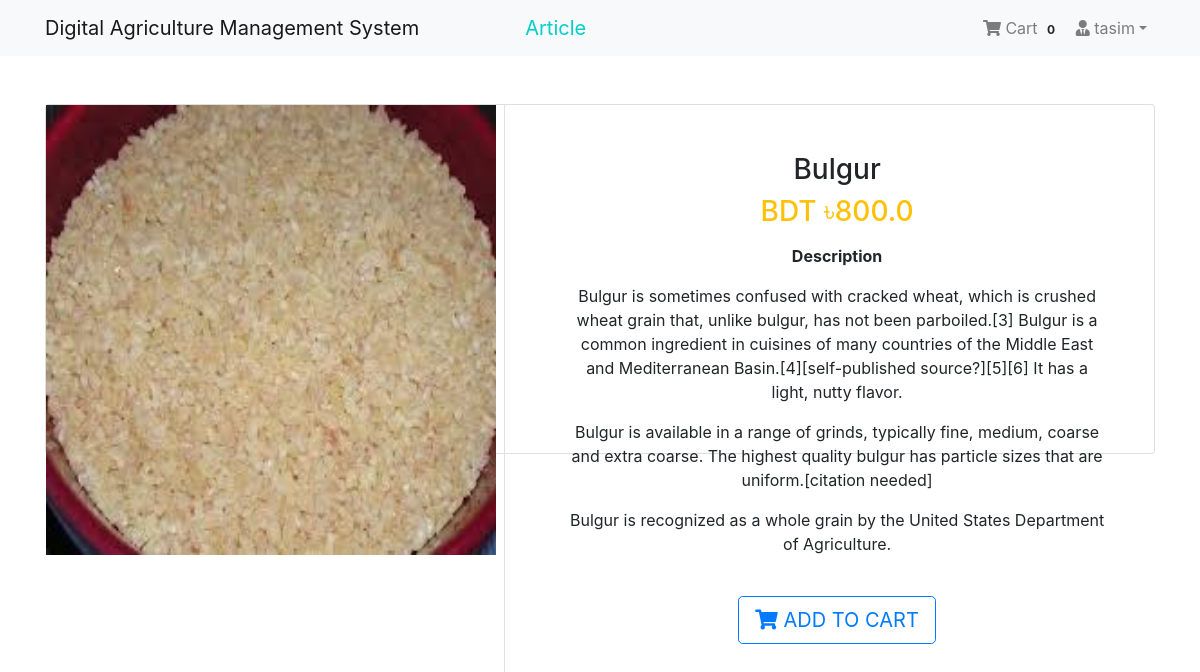
The page /product/2/ (signed in) on the database its author committed.
### App_Login/models.py (models this page shows, shortened)
class User(AbstractBaseUser, PermissionsMixin):
    email = models.EmailField(unique=True, null=False)
    is_staff = models.BooleanField(
        ugettext_lazy('staff status'),
        default=False,
        help_text=ugettext_lazy('Designates whether the user can log in this site')
    )
    is_active = models.BooleanField(
        ugettext_lazy('active'),
        default=True,
        help_text=ugettext_lazy('Designates whether this user should be treated as active. Unselect this instead of deleting accounts')
    )
    USERNAME_FIELD = 'email'
    objects = MyUserManager()

class Profile(models.Model):
    user = models.OneToOneField(User, on_delete=models.CASCADE, related_name='profile')
    username = models.CharField(max_length=264, blank=True)
    full_name = models.CharField(max_length=264, blank=True)
    address_1 = models.TextField(max_length=300, blank=True)
    city = models.CharField(max_length=40, blank=True)
    zipcode = models.CharField(max_length=10, blank=True)
    country = models.CharField(max_length=50, blank=True)
    phone = models.CharField(max_length=20, blank=True)
    date_joined = models.DateTimeField(auto_now_add=True)

### App_Shop/models.py (models this page shows, shortened)
class Product(models.Model):
    mainimage = models.ImageField(upload_to="Products")
    name = models.CharField(max_length=264)
    category = models.ForeignKey(Category, on_delete=models.CASCADE, related_name='category')
    preview_text = models.TextField(max_length=200, verbose_name='Preview Text')
    detail_text = models.TextField(max_length=1000, verbose_name='Description')
    price = models.FloatField()
    old_price = models.FloatField(default=0.00)
    created = models.DateTimeField(auto_now_add=True)
    class Meta:
        ordering = ['-created', ]

### App_Shop/views.py (the view)
# urls.py: path('product/<pk>/', views.ProductDetail.as_view(), name='product_detail'),
class ProductDetail(LoginRequiredMixin, DetailView):
    model = Product
    template_name = 'App_Shop/product_detail.html'

### App_Order/templatetags/cart_tag.py (called while the page is built)
@register.filter
def cart_total(user):
    order = Order.objects.filter(user=user, ordered=False)
    if order.exists():
        return order[0].orderitems.count()
    else:
        return 0

### templates/App_Shop/product_detail.html
{% extends 'base.html' %}
{% block body_block %}
<div class="container my-5">
  <div class="card">
    <div class="row">
      <aside class="col-sm-5 border-right">
        <article class="gallery-wrap">
          <div class="img-big-wrap">
            <div>
              <a href="#"><img src="/media/{{ object.mainimage }}" style="width:450px"></a>
            </div>
          </div>
        </article>
      </aside>
      <aside class="col-sm-7">
        <article class="card-body p-5">
          <h3 class="title mp-3">{{ object.name }}</h3>
          <p class="price-detail-wrap">
            <span class="price h3 text-warning">
              <span class="currency">BDT &#2547;</span><span class="num">{{ object.price }}</span>
            </span>
          </p>
          <dl class="item-property">
            <dt>Description</dt>
            <dd>
              <p>{{ object.detail_text | linebreaks }}</p>
            </dd>
          </dl>
          <br>
          <a href="{% url 'App_Order:add' pk=object.pk %}" class="btn btn-lg btn-outline-primary text-uppercase"> <i class="fas fa-shopping-cart"></i> Add to Cart</a>
        </article>
      </aside>
    </div>
  </div>
</div>
{% endblock %}

### templates/navbar.html (shortened to what this page needs)
{% load cart_tag %}
<nav class="navbar navbar-expand-lg navbar-light bg-light">
 <div class="container">
	 <a class="navbar-brand" href="{% url 'App_Shop:home' %}">Digital Agriculture Management System </a>
     <a class="navbar-brand" style="color:#02CFCB;margin-left:4.5em" href="{% url 'App_Farmer:farmer-article' %}" >Article</a>
    <div class="collapse navbar-collapse" id='navbarNav'>
    	<ul class="navbar-nav ml-auto">
    		{% if request.user.is_authenticated %}
    		<li class="nav-item">
    			<a href="{% url 'App_Order:cart' %}" class="nav-link">
    				<i class="fa fa-shopping-cart"></i> Cart
                    <span class="badge badge-light">{{ request.user | cart_total }}</span>
                </a>
    		</li>
    		<li class="nav-item dropdown">
    			<a class="nav-link dropdown-toggle" href="#" id="navbarDropdown" role="button" data-toggle="dropdown" aria-haspopup="true" aria-expanded="false"><i class="fas fa-user-tie"></i> {{request.user.profile.username}}</a>
    		</li>
    		{% else %}
    		<li class="nav-item">
			  <a href="{% url 'App_Customer:customer-login' %}" class="btn btn-primary">Customer</a>
			  <a href="{% url 'App_Farmer:farmer-login' %}" class="btn btn-primary">Farmer</a>
	        </li>
    		{% endif %}
    	</ul>
 </div>
 </div>
</nav>

### static/css/main.css (style rules this page uses)
.gallery-wrap .img-big-wrap img { height: 450px; width: auto; display: inline-block; cursor: zoom-in; }

### templates/base.html (style rules this page uses)
.card { height: 350px; }

### rows shown on the page
User: user|cart_total "0", user.profile.username "tasim"
Product: mainimage (picture), name "Bulgur", price "800.0", detail_text "Bulgur is sometimes confused with cracked wheat, which is crushed wheat grain that, unlike bulgur, has not been parboiled.[3] Bulgur is a common ingredient in cuisines of many countries of the Middle East and Mediterranean Basin.[4][self-published source?][5][6] It has a light, nutty flavor. Bulgur is available in a range of grinds, typically fine, medium, coarse and extra coarse. The highest quality bulgur has particle sizes that are uniform.[citation needed] Bulgur is recognized as a whole grain by the United States Department of Agriculture."
